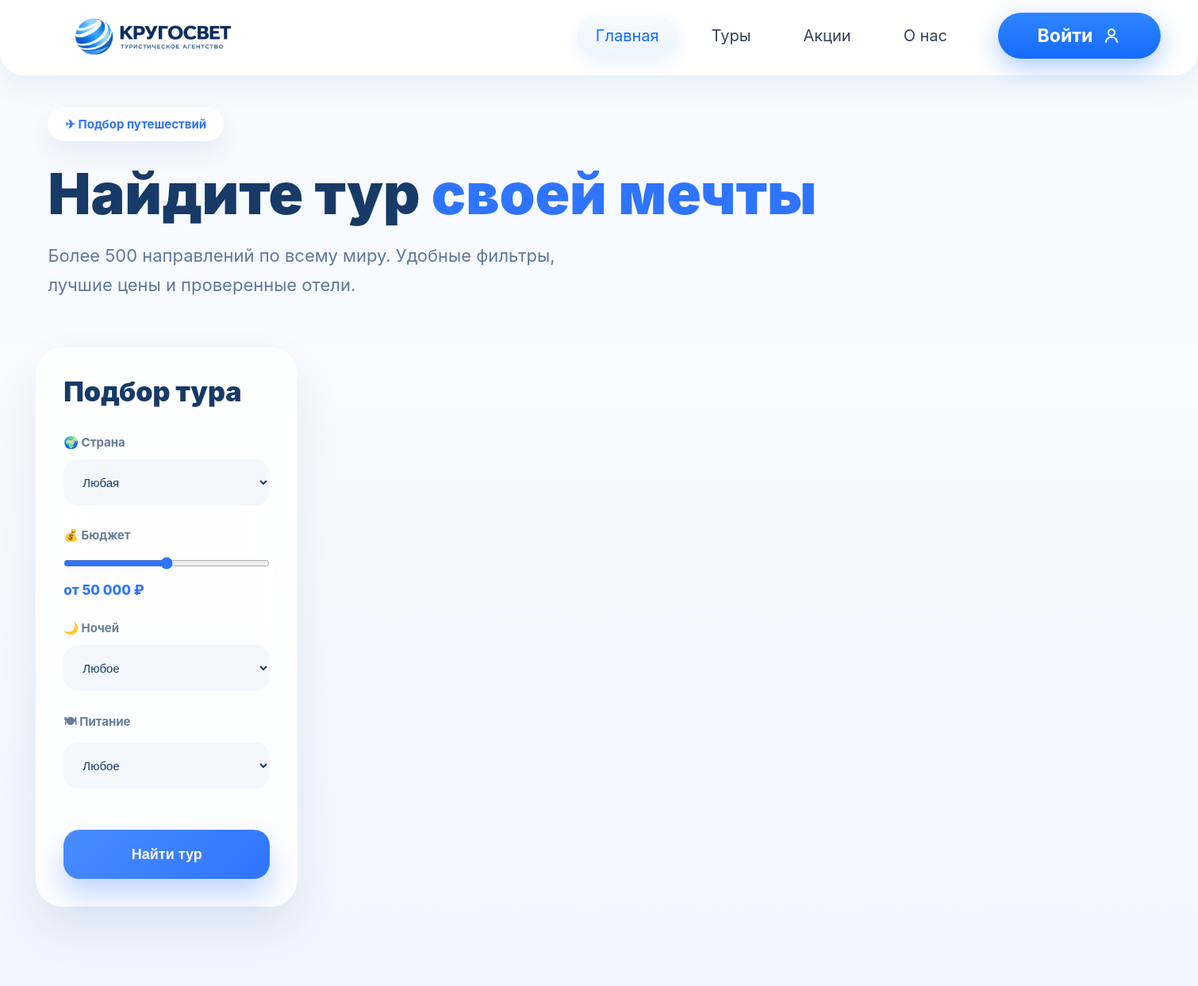
The app's page /tours/, older data.
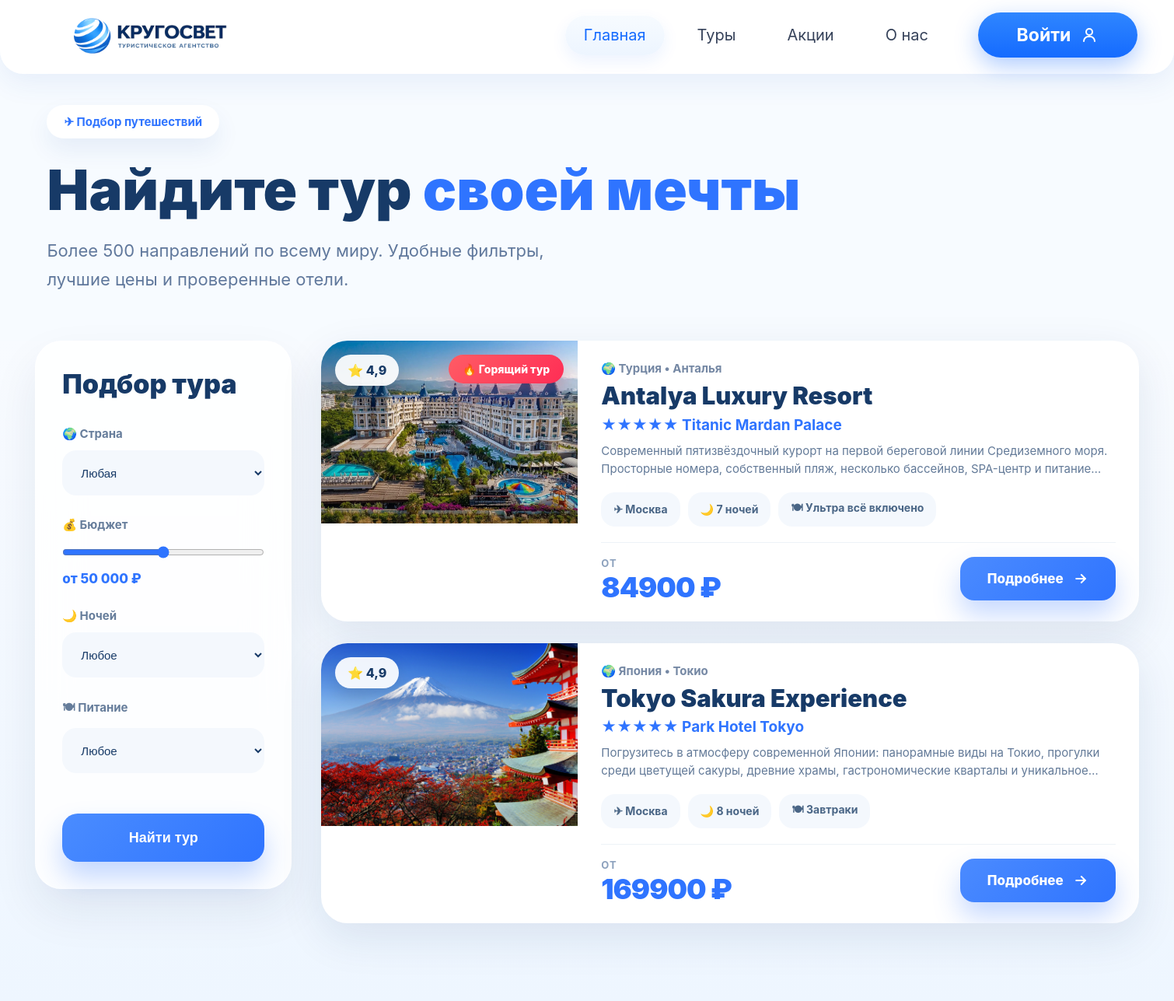
The same page, newer data.
### tours_main/models.py (models this page shows, shortened)
class Tour(models.Model):
    destination = models.ForeignKey(
        Destination,
        on_delete=models.CASCADE,
        related_name="tours",
        verbose_name="Направление"
    )
    title = models.CharField(
        max_length=150,
        verbose_name="Название тура"
    )
    hotel = models.CharField(
        max_length=150,
        verbose_name="Отель"
    )
    city = models.CharField(
        max_length=100,
        verbose_name="Город"
    )
    image = models.ImageField(
        upload_to="tours/",
        verbose_name="Фото"
    )
    description = models.TextField(
        verbose_name="Описание"
    )
    price = models.PositiveIntegerField(
        verbose_name="Цена"
    )
    rating = models.DecimalField(
        max_digits=2,
        decimal_places=1,
        default=4.8,
        verbose_name="Рейтинг"
    )
    nights = models.PositiveIntegerField(
        default=7,
        verbose_name="Ночей"
    )
    departure = models.CharField(
        max_length=100,
        default="Москва",
        verbose_name="Вылет"
    )
    food = models.CharField(
        max_length=100,
        default="Всё включено",
        verbose_name="Питание"
    )
    is_hot = models.BooleanField(
        default=False,
        verbose_name="Горящий тур"
    )
    discount = models.PositiveIntegerField(
        default=0,
        verbose_name="Скидка (%)"
    )
    created_at = models.DateTimeField(
        auto_now_add=True
    )
    class Meta:
        verbose_name = "Тур"
        verbose_name_plural = "Туры"
        ordering = ["price"]

class Destination(models.Model):
    name = models.CharField(
        max_length=100,
        verbose_name="Название направления"
    )
    description = models.CharField(
        max_length=200,
        verbose_name="Описание"
    )
    image = models.ImageField(
        upload_to="destinations/",
        verbose_name="Фото"
    )
    slug = models.SlugField(
        unique=True,
        verbose_name="Ссылка"
    )
    price = models.PositiveIntegerField(
    verbose_name="Цена от"
    )
    class Meta:
        verbose_name = "Направление"
        verbose_name_plural = "Направления"

### tours_main/views.py (the view)
# urls.py: path('tours/', views.tours, name='tours'),
def tours(request):
    tours = Tour.objects.select_related("destination").all()
    return render(
        request,
        "tours_main/tours.html",
        {
            "tours": tours
        }
    )

### tours_main/templates/tours_main/tours.html (shortened to what this page needs)
{% extends "tours_main/base.html" %}
{% load static %}
{% block content %}
<section class="tours-hero">
    <div class="tours-hero-content">
        <span class="tours-subtitle">
            ✈ Подбор путешествий
        </span>
        <h1>
            Найдите тур
            <span>своей мечты</span>
        </h1>
        <p>
            Более 500 направлений по всему миру.
            Удобные фильтры, лучшие цены и проверенные отели.
        </p>
    </div>
</section>
<section class="tours-page">
    <div class="tours-container">
        <aside class="filter">
            <h2>Подбор тура</h2>
            <div class="filter-group">
                <label>🌍 Страна</label>
                <select>
                    <option>Любая</option>
                </select>
            </div>
            <div class="filter-group">
                <label>💰 Бюджет</label>
                <input type="range" min="30000" max="300000">
                <span class="filter-price">от 50 000 ₽</span>
            </div>
            <div class="filter-group">
                <label>🌙 Ночей</label>
                <select>
                    <option>Любое</option>
                </select>
            </div>
            <div class="filter-group">
                <label>🍽 Питание</label>
                <select>
                    <option>Любое</option>
                </select>
            </div>
            <button class="find-tour-btn">Найти тур</button>
        </aside>
        <div class="tours-results">
            {% for tour in tours %}
            <div class="tour-card">
                <div class="tour-card-image">
                    <img src="{{ tour.image.url }}" alt="{{ tour.title }}">
                    <div class="tour-rating">
                        ⭐ {{ tour.rating }}
                    </div>
                    {% if tour.is_hot %}
                    <div class="tour-hot">
                        🔥 Горящий тур
                    </div>
                    {% endif %}
                </div>
                <div class="tour-card-content">
                    <div class="tour-country">
                        🌍 {{ tour.destination.name }} • {{ tour.city }}
                    </div>
                    <h2>{{ tour.title }}</h2>
                    <div class="tour-hotel">
                        ★★★★★ {{ tour.hotel }}
                    </div>
                    <p>{{ tour.description }}</p>
                    <div class="tour-icons">
                        <span>✈ {{ tour.departure }}</span>
                        <span>🌙 {{ tour.nights }} ночей</span>
                        <span>🍽 {{ tour.food }}</span>
                    </div>
                    <div class="tour-footer">
                        <div class="tour-price">
                            <span>от</span>
                            <strong>{{ tour.price }} ₽</strong>
                        </div>
                        <a href="#" class="tour-more">
                            <span>Подробнее</span>
                            <svg class="tour-arrow"
                                 width="20"
                                 height="20"
                                 viewBox="0 0 24 24"
                                 fill="none">
                                <path d="M5 12H19"
                                      stroke="currentColor"
                                      stroke-width="2.4"
                                      stroke-linecap="round"/>
                                <path d="M13 6L19 12L13 18"
                                      stroke="currentColor"
                                      stroke-width="2.4"
                                      stroke-linecap="round"
                                      stroke-linejoin="round"/>
                            </svg>
                        </a>
                    </div>
                </div>
            </div>
            {% endfor %}
        </div>
    </div>
</section>
{% endblock %}

### tours_main/templates/tours_main/base.html (shortened to what this page needs)
{% load static %}
<!DOCTYPE html>
<html lang="ru">
<head>
    <link rel="stylesheet" href="{% static 'tours_main/css/header.css' %}">
    <link rel="stylesheet" href="{% static 'tours_main/css/hero.css' %}">
    <link rel="stylesheet" href="{% static 'tours_main/css/promo.css' %}">
    <link rel="stylesheet" href="{% static 'tours_main/css/destinations.css' %}">
    <link rel="stylesheet" href="{% static 'tours_main/css/tours_page.css' %}">
    <link rel="stylesheet" href="{% static 'tours_main/css/about.css' %}">
</head>
<body>
    <header class="header">
        <div class="header-container">
            <a href="{% url 'home' %}" class="logo">
                <img src="{% static 'tours_main/img/logo.png' %}" alt="Кругосвет">
            </a>
            <nav class="nav">
                <a href="{% url 'home' %}" class="active">Главная</a>
                <a href="{% url 'tours' %}">Туры</a>
                <a href="#">Акции</a>
                <a href="{% url 'about' %}">О нас</a>
            </nav>
            <a href="/login/" class="tour-btn">
                Войти
                <svg width="24" height="24" viewBox="0 0 24 24" fill="none">
                    <circle
                        cx="12"
                        cy="8"
                        r="4"
                        stroke="white"
                        stroke-width="2"/>
                    <path
                        d="M5 20C5 16.7 7.7 14 11 14H13C16.3 14 19 16.7 19 20"
                        stroke="white"
                        stroke-width="2"
                        stroke-linecap="round"/>
                </svg>
            </a>
        </div>
    </header>
    <div class="page">
    {% block content %}
    {% endblock %}
</div>
</body>
</html>

### tours_main/static/tours_main/css/header.css (style rules this page uses)
html, body { margin:0; padding:0; overflow-x:hidden; }
* { margin:0; padding:0; box-sizing:border-box; }
body { font-family: "Inter", sans-serif; background:#f7fbff; }
.header { position:absolute; top:0; left:0; width:100%; height:95px; background:rgba(255,255,255,.94); backdrop-filter:blur(18px); -webkit-backdrop-filter:blur(18px); border-bottom-left-radius:30px; border-bottom-right-radius:30px; box-shadow: 0 12px 35px rgba(34,88,188,.08); z-index:100; }
.header-container { width:1500px; height:90px; margin:0 auto; display:flex; align-items:center; justify-content:space-between; padding:0 42px; position:relative; }
.logo { display:flex; align-items:center; transform:translateY(8px); }
.logo img { width:280px; height:auto; display:block; object-fit:contain; }
.nav { display:flex; align-items:center; gap:18px; margin-left:auto; margin-right:40px; }
.nav a { position:relative; display:flex; align-items:center; justify-content:center; text-decoration:none; color:#36425A; font-size:20px; font-weight:6700; height:52px; padding:0 24px; border-radius:26px; transition:all .25s ease; }
.nav a.active { color:#156BFF; background:linear-gradient( 180deg, #F7FBFF 0%, #EDF5FF 100% ); box-shadow: inset 0 1px 1px rgba(255,255,255,.9), 0 8px 20px rgba(21,107,255,.08); }
.tour-btn { display:flex; align-items:center; justify-content:center; gap:12px; width:205px; height:58px; text-decoration:none; color:white; font-size:23px; font-weight:700; border-radius:29px; background:linear-gradient( 180deg, #2F86FF 0%, #156BFF 100% ); box-shadow: 0 10px 30px rgba(21,107,255,.35); transition:.25s; }

Row changes from the older to the newer data that the page shows:
added Tour: image (picture), rating "4,9", is_hot "🔥 Горящий тур", destination.name "Турция", city "Анталья", title "Antalya Luxury Resort", hotel "Titanic Mardan Palace", description "Современный пятизвёздочный курорт на первой береговой линии Средиземного моря. Просторные номера, собственный пляж, несколько бассейнов, SPA-центр и…", departure "Москва", nights "7", food "Ультра всё включено", price "84900"
added Tour: image (picture), rating "4,9", destination.name "Япония", city "Токио", title "Tokyo Sakura Experience", hotel "Park Hotel Tokyo", description "Погрузитесь в атмосферу современной Японии: панорамные виды на Токио, прогулки среди цветущей сакуры, древние храмы, гастрономические кварталы и…", departure "Москва", nights "8", food "Завтраки", price "169900"
